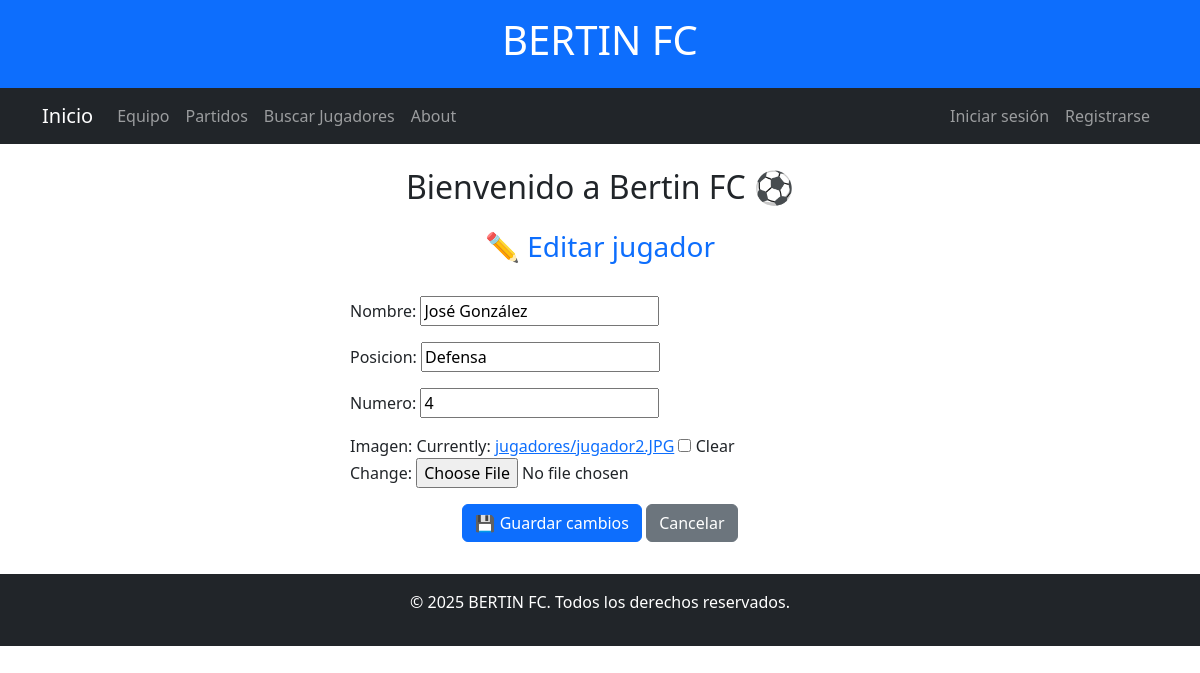
Before: /blog/cbv/jugador/4/editar with the older database file.
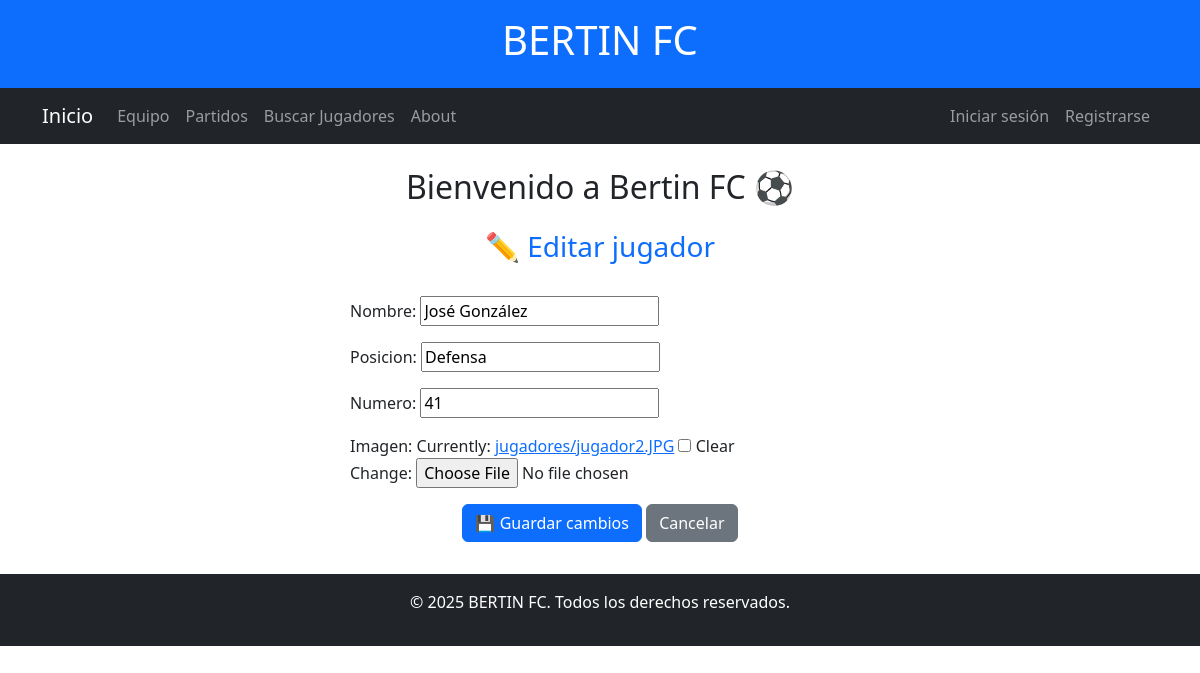
After: the same page with the newer database file.
### blog/models.py (models this page shows, shortened)
class Jugador(models.Model):
    nombre = models.CharField(max_length=100)
    posicion = models.CharField(max_length=50)
    numero = models.IntegerField()
    imagen = models.ImageField(upload_to='jugadores/', null=True, blank=True)

### blog/views.py (the view)
# urls.py: path("cbv/jugador/<int:pk>/editar", jugadorUpdate.as_view(), name="cbv-jugador-editar"),
class jugadorUpdate(UpdateView, LoginRequiredMixin):
    model = Jugador
    template_name = 'blog/cbv/jugador-update.html'
    fields = ['nombre', 'posicion','numero', 'imagen']
    success_url = reverse_lazy('blog:cbv-lista-jugadores')  # Redirige a la lista de jugadores

### blog/templates/blog/cbv/jugador-update.html (shortened to what this page needs)
{% extends 'blog/base.html' %}
{% block BERTIN_FC %}
<h3 class="text-center text-primary mb-4">✏️ Editar jugador</h3>
<form method="post" style="max-width: 500px; margin: 2rem auto;" enctype="multipart/form-data">
    {{ form.as_p }}
    <div class="text-center mt-3">
        <button type="submit" class="btn btn-primary">💾 Guardar cambios</button>
        <a href="{% url 'blog:cbv-lista-jugadores' %}" class="btn btn-secondary">Cancelar</a>
    </div>
</form>
{% endblock %}

Changed rows visible on the page:
changed Jugador "José González": numero "4" → "41"
